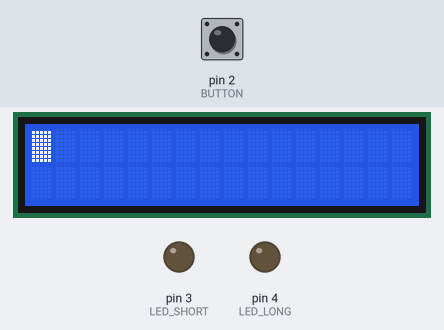
This sketch was run on a simulated Arduino Uno, built with avr-gcc and run on an emulated ATmega328P. On the bench: 16×2 character LCD, output pins drawn as LEDs (lit = HIGH). Dashed ring = blinking. Inputs (shaded band) come from the test bench; at power-on: pin 2 (BUTTON) LOW. What the sketch prints to the serial monitor is not drawn.

Above: at 1.2 s.
1.3 s: pin 2 (BUTTON) pulled HIGH for 0.15 s
At 3.3 s:
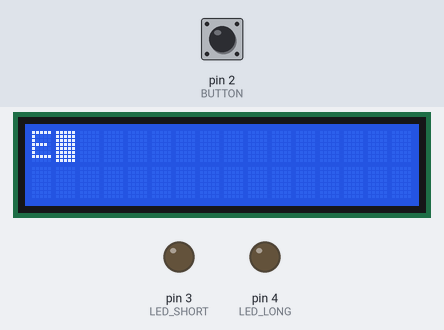
3.6 s: pin 2 (BUTTON) pulled HIGH for 1 s
At 6.3 s:
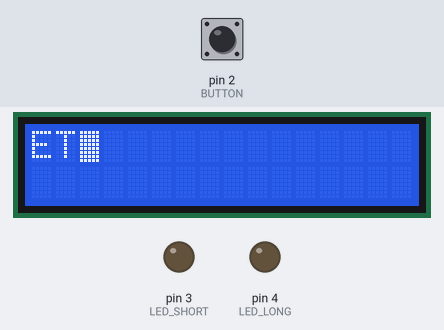
6.8 s: pin 2 (BUTTON) pulled HIGH for 0.15 s
At 8.7 s:
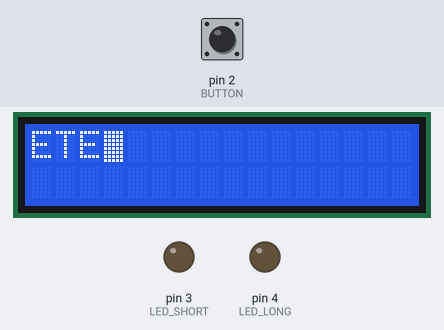
9.1 s: pin 2 (BUTTON) pulled HIGH for 3.2 s
At 13.4 s:
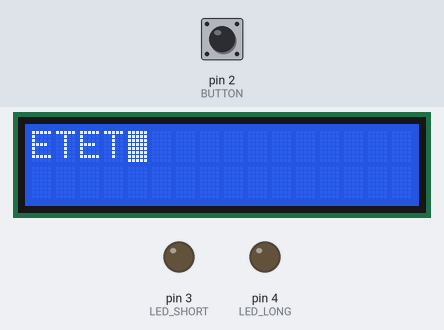
14.5 s: pin 2 (BUTTON) pulled HIGH for 0.15 s
At 15.8 s:
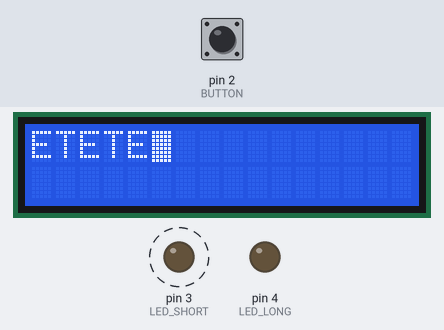
16.8 s: pin 2 (BUTTON) pulled HIGH for 1 s
At 19.9 s:
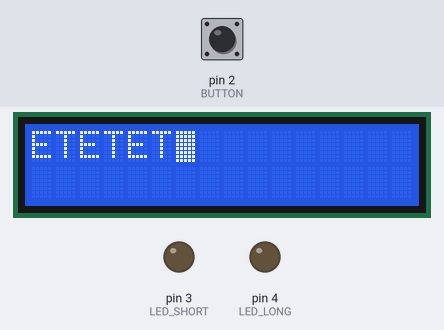
Timing chart, 0 to 21.0 s (numbered marks = the images above; inputs shaded):
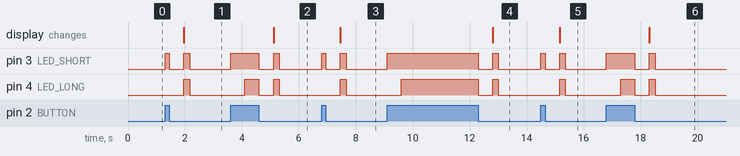

The sketch:

MorseDecoder.ino
```cpp
#include <LiquidCrystal.h>

// Config
const unsigned long DELAY_LONG_PRESS = 500;
const unsigned long DELAY_DECODE = 500;
const int BUTTON = 2;
const int LED_SHORT = 3;
const int LED_LONG = 4;

const int LCD_RS = 5;
const int LCD_E = 6;
const int LCD_D4 = 7;
const int LCD_D5 = 8;
const int LCD_D6 = 9;
const int LCD_D7 = 10;

typedef enum {
  dot,
  dash
} Code;

typedef enum {
  waiting,
  shortPressed,
  longPressed,
  released
} State;

typedef struct {
  char letter;
  int hash;
} MorseChar;

const int CODES_MAX = 5;
const int MORSE_CHARS_COUNT = 36;

MorseChar morseAlphabet[MORSE_CHARS_COUNT] = {
  {'A', 21},
  {'B', 1112},
  {'C', 1212},
  {'D', 112},
  {'E', 1},
  {'F', 1211},
  {'G', 122},
  {'H', 1111},
  {'I', 11},
  {'J', 2221},
  {'K', 212},
  {'L', 1121},
  {'M', 22},
  {'N', 12},
  {'O', 222},
  {'P', 1221},
  {'Q', 2122},
  {'R', 121},
  {'S', 111},
  {'T', 2},
  {'U', 211},
  {'V', 2111},
  {'W', 221},
  {'X', 2112},
  {'Y', 2212},
  {'Z', 1122},
  {'1', 22221},
  {'2', 22211},
  {'3', 22111},
  {'4', 21111},
  {'5', 11111},
  {'6', 11112},
  {'7', 11122},
  {'8', 11222},
  {'9', 12222},
  {'0', 22222}
};

LiquidCrystal lcd(LCD_RS, LCD_E, LCD_D4, LCD_D5, LCD_D6, LCD_D7);

int hashForSequence(Code *sequence, int length) {
  int hash = 0;
  int multiplier = 1;
  for(int i=0; i<length; i++) {
    int value = 1;
    if(sequence[i] == dash) {
      value = 2;
    }
    hash += value * multiplier;
    multiplier *= 10;
  }
  return hash;
}

char characterForSequence(Code sequence[], int length) {
  // Print print entered sequence
  for(int i=0; i<length; i++) {
    Serial.print(sequence[i] == dot ?  "dot" : "dash");
    if(i == (length - 1)) {
      Serial.println();
    } else {
      Serial.print(", ");
    }
  }
  // Encode the sequence
  int hash = hashForSequence(sequence, length);
  Serial.println(hash);
  // Find letter correponding for the hash value
  char decodedChar = '-';
  for(int i=0; i<MORSE_CHARS_COUNT; i++) {
    if(morseAlphabet[i].hash == hash) {
      decodedChar = morseAlphabet[i].letter;
      break;
    }
  }
  return decodedChar;
}

State state = waiting;
unsigned long startTime;
Code currentCode;
Code codes[CODES_MAX];
int codeIndex = 0;

void setup() {
  pinMode(BUTTON, INPUT);
  pinMode(LED_SHORT, OUTPUT);
  pinMode(LED_LONG, OUTPUT);
  Serial.begin(9600);
  lcd.begin(16, 2);
  lcd.cursor();
  lcd.blink();
}

void loop() {
  int buttonState = digitalRead(BUTTON);
  long timeElapsed = millis() - startTime;

  // Press started
  if((state == waiting || state == released) && buttonState == HIGH && codeIndex < CODES_MAX) {
    Serial.println("shortPressed");
    state = shortPressed;
    currentCode = dot;
    digitalWrite(LED_SHORT, HIGH);
    startTime = millis();
  // Button held
  } else if(state == shortPressed && timeElapsed >= DELAY_LONG_PRESS) {
    Serial.println("longPressed");
    state = longPressed;
    currentCode = dash;
    digitalWrite(LED_LONG, HIGH);
  // Button released
  } else if((state == shortPressed || state == longPressed) && buttonState == LOW) {
    Serial.println("released");
    state = released;
    codes[codeIndex] = currentCode;
    codeIndex++;
    digitalWrite(LED_SHORT, LOW);
    digitalWrite(LED_LONG, LOW);
    delay(10); // Let's the button stabilize after release
    startTime = millis();
  // Decode delay
  } else if(state == released && timeElapsed >= DELAY_DECODE) {
    Serial.println("waiting");
    digitalWrite(LED_SHORT, HIGH);
    digitalWrite(LED_LONG, HIGH);
    char decoded = characterForSequence(codes, codeIndex);
    Serial.print("Decoded: ");
    Serial.println(decoded);
    lcd.write(decoded);
    codeIndex = 0;
    delay(200);
    digitalWrite(LED_SHORT, LOW);
    digitalWrite(LED_LONG, LOW);
    state = waiting;
  }
}
```

Measured:
- after the input at 1.3 s, pin 3 (LED_SHORT): alternates HIGH for 0.18 s and LOW for 0.51 s, 4 changes in all, then stays LOW, starting at once; pin 4 (LED_LONG): LOW → HIGH after 0.66 s, → LOW 0.20 s later; the display: changes after 0.66 s (image 1)
- after the input at 3.6 s, pin 3 (LED_SHORT): LOW → HIGH at once, → LOW 1.0 s later, → HIGH 0.51 s later, → LOW 0.20 s later; pin 4 (LED_LONG): LOW → HIGH after 0.50 s, → LOW 0.50 s later, → HIGH 0.51 s later, → LOW 0.20 s later; the display: changes after 1.5 s (image 2)
- after the input at 6.8 s, pin 3 (LED_SHORT): alternates HIGH for 0.18 s and LOW for 0.51 s, 4 changes in all, then stays LOW, starting at once; pin 4 (LED_LONG): LOW → HIGH after 0.66 s, → LOW 0.20 s later; the display: changes after 0.66 s (image 3)
- after the input at 9.1 s, pin 3 (LED_SHORT): LOW → HIGH at once, → LOW 3.2 s later, → HIGH 0.51 s later, → LOW 0.20 s later; pin 4 (LED_LONG): LOW → HIGH after 0.50 s, → LOW 2.7 s later, → HIGH 0.51 s later, → LOW 0.20 s later; the display: changes after 3.7 s (image 4)
- after the input at 14.5 s, pin 3 (LED_SHORT): alternates HIGH for 0.18 s and LOW for 0.51 s, 4 changes in all, then stays LOW, starting at once; pin 4 (LED_LONG): LOW → HIGH after 0.66 s, → LOW 0.20 s later; the display: changes after 0.66 s (image 5)
- after the input at 16.8 s, pin 3 (LED_SHORT): LOW → HIGH at once, → LOW 1.0 s later, → HIGH 0.51 s later, → LOW 0.20 s later; pin 4 (LED_LONG): LOW → HIGH after 0.50 s, → LOW 0.50 s later, → HIGH 0.51 s later, → LOW 0.20 s later; the display: changes after 1.5 s (image 6)
